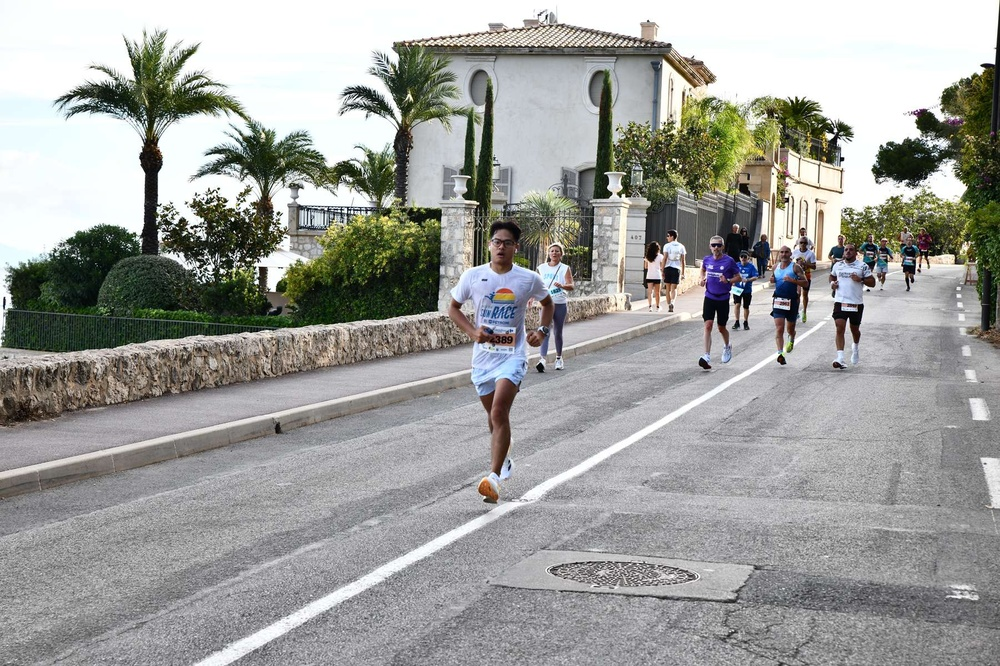
#> input picture image1.jpg, 1000 x 666 px, shrunk from 1801 x 1200 before the run
$ python programme_1_sequentiel.py
#> lines starting #> are read from the running program, lines starting #| are printed output that depends on the picture; long printed decimals are rounded
#> in main, entree is the input picture: PIL image 1000x666 RGB; mean R, G, B 157.8, 158.6, 155.3
"""Partie 1 : Niveaux de gris, sans parallélisme."""
from pathlib import Path
from time import perf_counter

from PIL import Image

DUREE_MIN = 15  # Secondes : augmenter si le wattmètre est lent.
LOT = 4  # Même nombre d'images par lot dans les trois essais.
DOSSIER = Path(__file__).resolve().parent
SOURCE = DOSSIER / "image1.jpg"


def gris(image):
    # Pillow fait la conversion en code natif, sans boucle Python par pixel.
    return image.convert("L")


def traiter_lot(image, pool):
    # Chaque conversion se termine avant de commencer la suivante.
    return [gris(image) for _ in range(LOT)]


def mesurer(image, pool=None):
    # Préparer les processus hors chronométrage.
    traiter_lot(image, pool)
    print(f"DÉBUT programme 1 : relève la puissance moyenne au wattmètre.", flush=True)
    nombre = 0
    debut = perf_counter()
    while True:
        resultats = traiter_lot(image, pool)
        nombre += len(resultats)
        duree = perf_counter() - debut
        if duree >= DUREE_MIN:
            break
#> this loop made 7953 passes
#> nombre on passes 1 to 3: 4, 8, 12
#> after the loop, nombre = 31812
    print("FIN de la mesure de puissance.", flush=True)
    reference = gris(image).tobytes()
    if any(r.tobytes() != reference for r in resultats):
        raise RuntimeError("Les résultats diffèrent de la conversion séquentielle.")
    sortie = DOSSIER / "resultats"
    sortie.mkdir(exist_ok=True)
    finale = resultats[0]
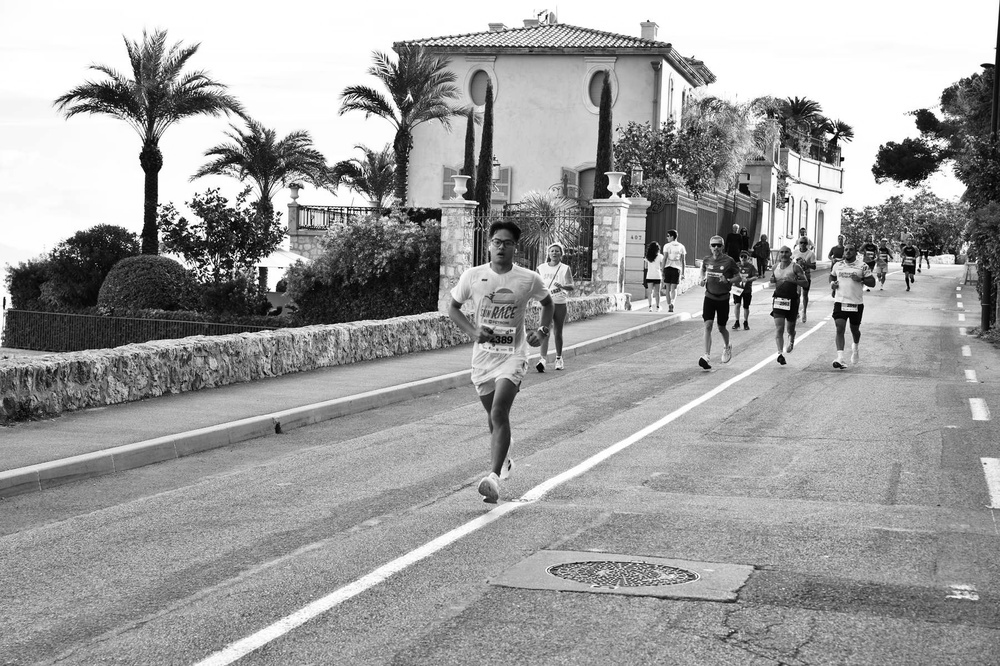
#> finale: PIL image 1000x666 L; min 0, max 255, mean 158
    finale.save(sortie / "partie_1_gris.png")
    print(f"{nombre} images en {duree:.3f} s | {nombre/duree:.3f} images/s")
#| 31812 images en 15.001 s | 2120.606 images/s
    print(f"Temps moyen par image (durée/nombre) : {1000*duree/nombre:.3f} ms")
#| Temps moyen par image (durée/nombre) : 0.472 ms
    print(f"Énergie par image = puissance moyenne (W) × {duree/nombre:.8f} s")
#| Énergie par image = puissance moyenne (W) × 0.0004716 s
    print("Images identiques à la référence. Résultats :", sortie)


def main():
    if not SOURCE.is_file():
        raise SystemExit(f"Place image1.jpg à côté du script : {SOURCE}")
    with Image.open(SOURCE) as entree:
        image = entree.convert("RGB")
    mesurer(image)

if __name__ == "__main__":
    main()
